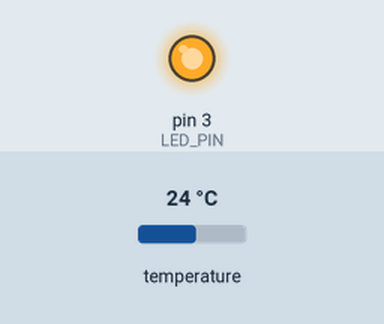
Simulated run of this sketch. Board: Arduino Uno, built with avr-gcc and run on an emulated ATmega328P. On the bench: output pins drawn as LEDs (lit = HIGH). Inputs (shaded band) come from the test bench; at power-on: temperature 24 °C. No radio packets arrive unless stated.

Above: at 2.4 s.
At 7.8 s:
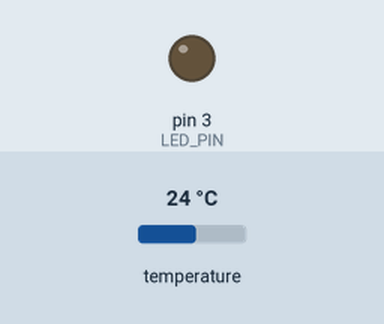
Timing chart, 0 to 16.1 s (numbered marks = the images above):
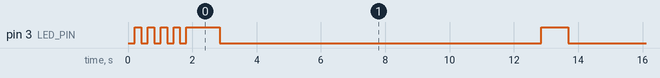

The sketch:

transmitter.ino
```cpp
// (licence header left out)
#include <VirtualWire.h>
#include <OneWire.h>
#include <DallasTemperature.h>
#include "rf_temp.h"

#define LED_PIN   3
#define RF_TX_PIN 4

void setup()
{
  #ifdef USE_SERIAL
    Serial.begin(9600);	  // Debugging only
    Serial.println("setup");
  #endif

    setup_rftemp();

    // Initialise the IO and ISR
    pinMode(LED_PIN, OUTPUT);
    int i;
    for(i = 0; i < 5; i++)
    {
        digitalWrite(LED_PIN, false);
        delay(200);
        digitalWrite(LED_PIN, true);
        delay(200);
    }
    vw_set_tx_pin(RF_TX_PIN);
//    vw_set_ptt_inverted(true); // Required for DR3100
    vw_setup(1000);	 // Bits per sec

}

void loop()
{
    uint8_t msg[10];

    digitalWrite(LED_PIN, true); // Flash a light to show transmitting

    loop_rftemp(msg, sizeof(msg));

    vw_send((uint8_t *)msg, strlen((char*)msg));
    vw_wait_tx(); // Wait until the whole message is gone
    digitalWrite(LED_PIN, false);
    delay(10000);
}
```

rf_temp.h
```cpp
#include <OneWire.h>
#include <DallasTemperature.h>

// Data wire is plugged into port 2 on the Arduino
#define ONE_WIRE_BUS 2
#define TEMPERATURE_PRECISION 9


void printAddress(DeviceAddress deviceAddress);

// Setup a oneWire instance to communicate with any OneWire devices (not just Maxim/Dallas temperature ICs)
OneWire oneWire(ONE_WIRE_BUS);

// Pass our oneWire reference to Dallas Temperature.
DallasTemperature sensors(&oneWire);

int numberOfDevices; // Number of temperature devices found

DeviceAddress tempDeviceAddress; // We'll use this variable to store a found device address


void setup_rftemp()
{
  // Start up the library
  sensors.begin();

  // Grab a count of devices on the wire
  numberOfDevices = sensors.getDeviceCount();


}

uint8_t transmitCnt = 0;

void loop_rftemp(uint8_t *pMsg, uint8_t msgLenMax)
{
  uint8_t m = 0;
  pMsg[m++] = 'T';
  pMsg[m++] = transmitCnt++;

//  sensors.requestTemperaturesByIndex(0);
  Serial.print("Requesting temperatures...");
  sensors.requestTemperatures(); // Send the command to get temperatures
  Serial.println("DONE");

  Serial.print("#temp: ");
  Serial.println(numberOfDevices, DEC);

  DeviceAddress deviceAddress;
  uint8_t i = 0;
  for(i = 0; sensors.getAddress(deviceAddress, i); i++)
  {
    int16_t t = sensors.getTemp((uint8_t*)deviceAddress);
    float tC = sensors.rawToCelsius(t);

    Serial.print(i, DEC);
    Serial.print(": ");
    printAddress(deviceAddress);
    Serial.print(": ");
    Serial.print(t, DEC);
    Serial.print(" raw, ");
    Serial.print(tC, DEC);
    Serial.println(" C.");

    pMsg[m++] = deviceAddress[0];
    pMsg[m++] = t >> 8;
    pMsg[m++] = t & 0xFF;
  }
  pMsg[m++] = 'E';
  pMsg[m++] = 0;

}

// function to print a device address
void printAddress(DeviceAddress deviceAddress)
{
  for (uint8_t i = 0; i < 8; i++)
  {
    if (deviceAddress[i] < 16) Serial.print("0");
    Serial.print(deviceAddress[i], HEX);
  }
}
```

Measured:
- by itself, pin 3 (LED_PIN): goes 3 × (LOW 0.20 s, HIGH 0.20 s), LOW 0.20 s, HIGH 1.0 s, 11 × (LOW 10.0 s, HIGH 0.84 s), then LOW
